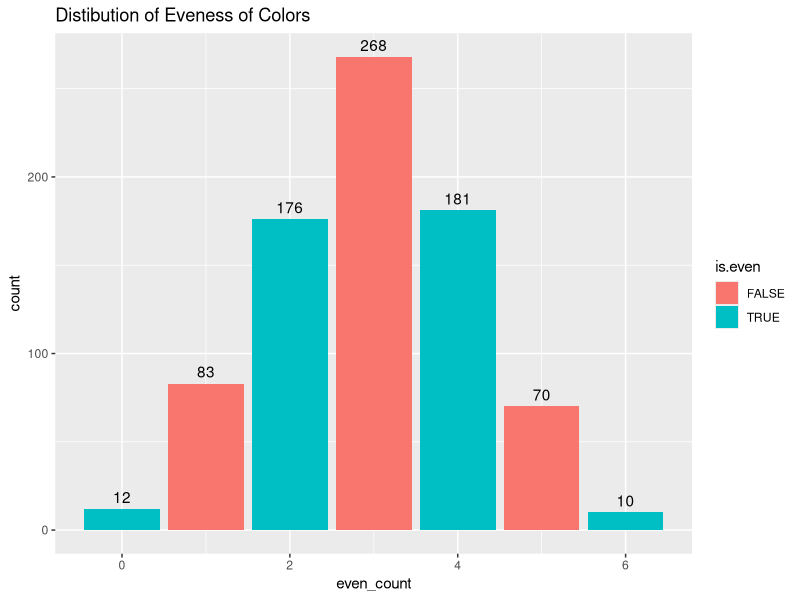
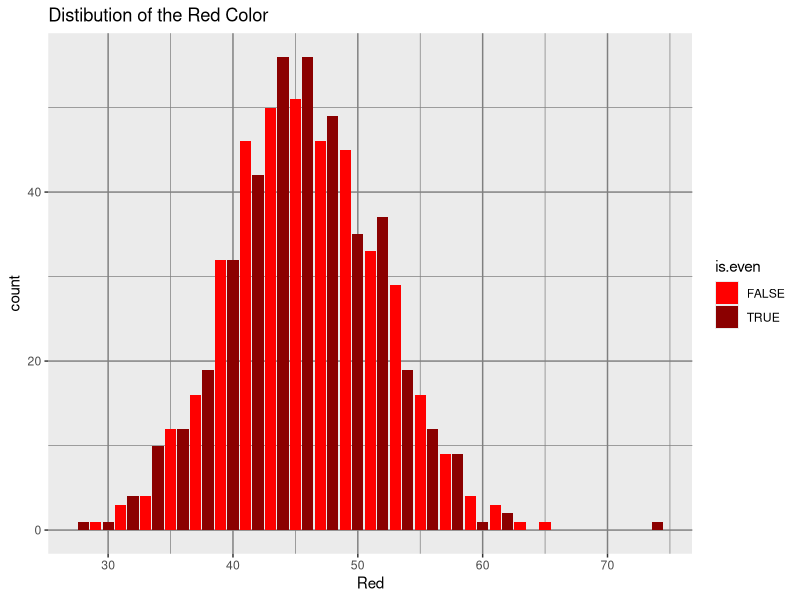
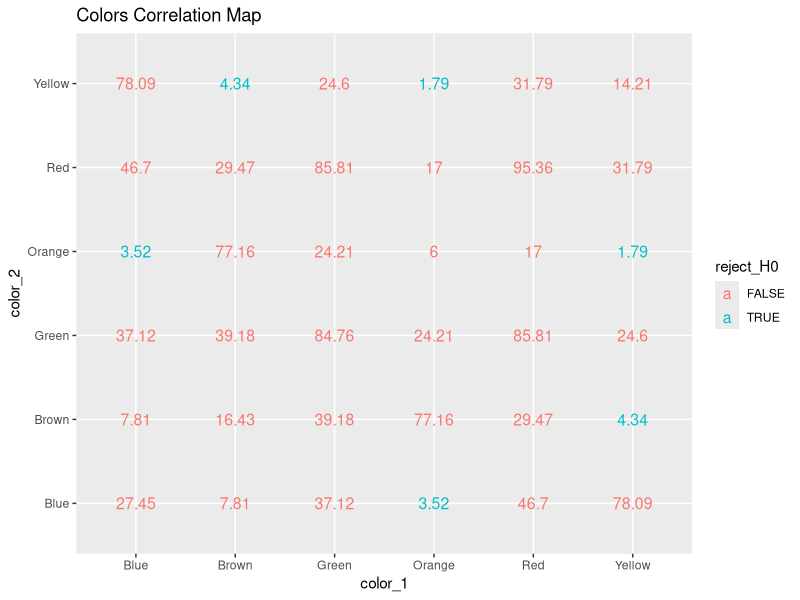
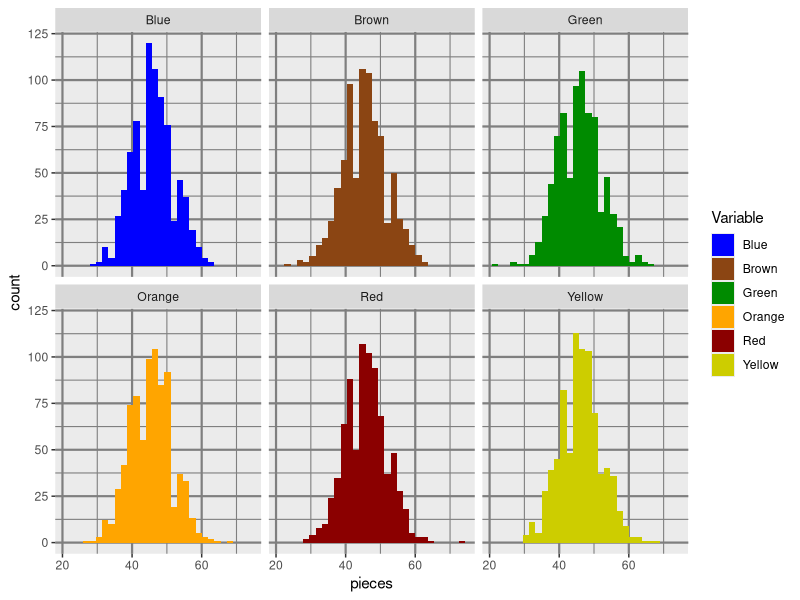
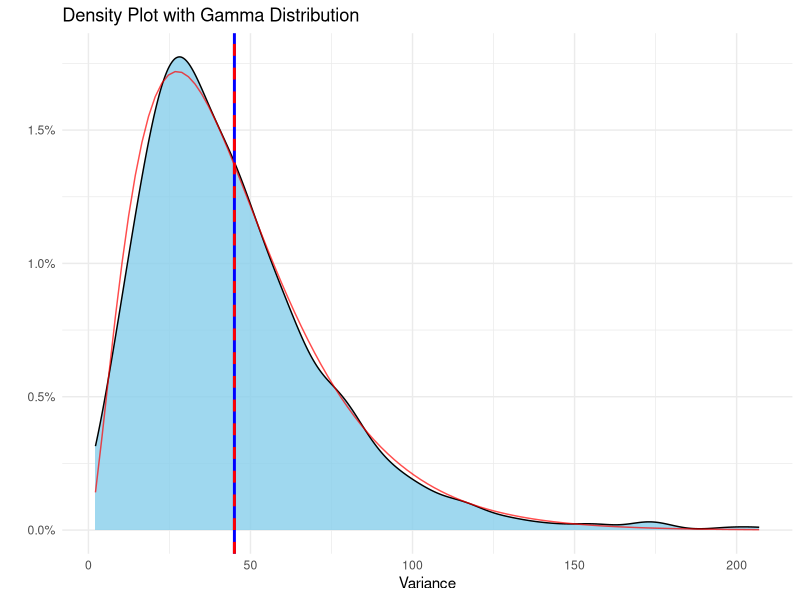
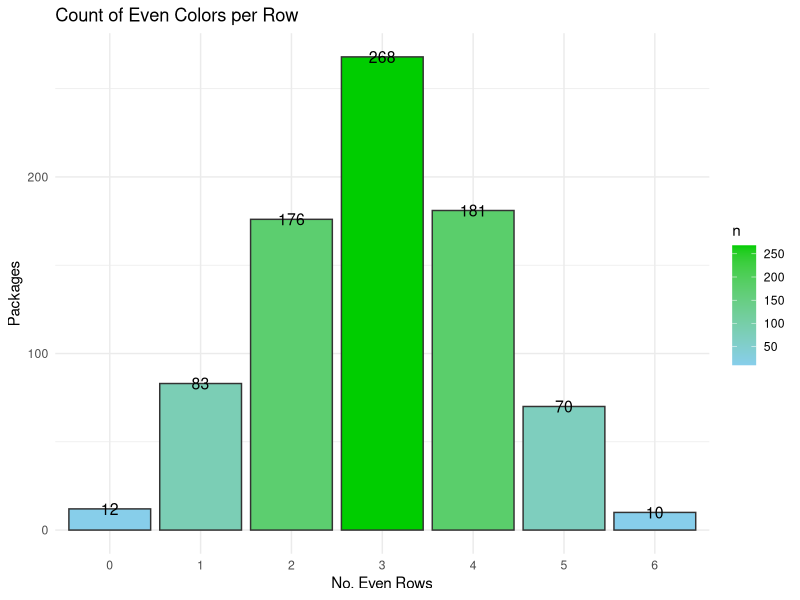
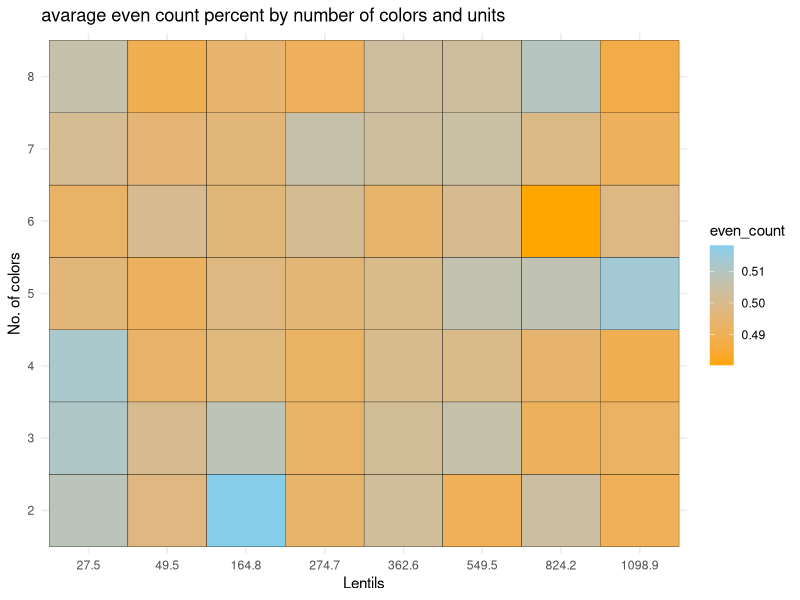
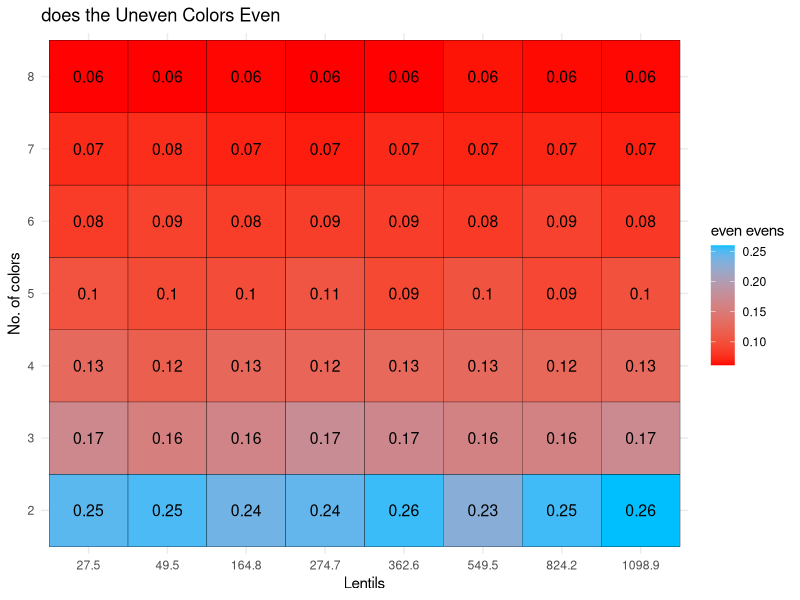

Generate these figures, in order, with R: (Note: a time limit stopped this script after it produced the figures.)
## ---- chunk 1
library(tidyverse)
library(MASS) #calculate distribution parameters
library(scales)
## ---- chunk 2
#parameters
n<- 800            #numbers of bags per sample
n_color<- 6         #unique colors of M&M
gram<- 0.91         #weight of one M&M
bag_g<- 250         #common weight of M&M package
n_unit<- bag_g/gram #M&M per packagenm,
av_per_color= n_unit/n_color
paste0("The avarage number of lentils per color is ", round(av_per_color,2))
## ---- chunk 3
Create_bag<- function(x,tx) #create bag using sample vector
  {
  x<- floor(x)+sample(0:1,1)
  res<- matrix(nrow = 1, ncol = tx)
  colnames(res)<- 1:tx
  S_res<- sample(tx,x,replace = T)
  while(sum(table(S_res)>x))
  {S_res<- S_res[-1]}
  for (i in 1:tx) {
    res[,i] <- sum(S_res==i)
    }
  res}

sample_MnM<-function(n,x_units,t_colors) #create n bag using sample vector
  {
  res<- matrix(nrow = n, ncol = t_colors)
  for (i in 1:n)
    {res[i,]<- Create_bag(x= x_units,tx=t_colors)}
  res}
## ---- chunk 4
#example
print("One bag of 100:")
Create_bag(100,6)
print("3 bags of 100:")
sample_MnM(3,100,6) %>% 
   `colnames<-`(c(1:6)) %>% 
   `rownames<-`(c("Bag_1","Bag_2","Bag_3")) %>% 
   `colnames<-`(c("Red","Blue","Green", "Orange", "Yellow", "Brown"))
## ---- chunk 5
MnM_sample<- sample_MnM(n,n_unit,n_color) %>% 
     `colnames<-`(c("Red","Blue","Green", "Orange", "Yellow", "Brown"))

MnM_sample<-
  MnM_sample %>% as_data_frame() %>% 
  mutate(even_count= rowSums(across(everything()  , ~ .x %% 2 == 0)), #how many evens colors there are
         even_evens= rowSums(across(c(1:6), ~ .x %% 2 == 1)) %% 2 ==0, #are the uneven colors even
         low_col=    rowSums(across(c(1:6), ~ .x <= 0.66*av_per_color)),
         Variance=    apply(across(c(1:6)), 1, var), #var of candy per color/ type
         min=        apply(across(c(1:6)),1,FUN = min), # lowest value in color
         all_even=   rowSums(across(c(1:n_color)  , ~ .x %% 2 == 0))== n_color)


MnM_sample %>% head(6)

## ---- chunk 6
print("summary of all colors Distibution:")  #summary of all colors

rbind(
MnM_sample$Red %>% summary(),
MnM_sample$Blue %>% summary(),
MnM_sample$Green %>% summary(),
MnM_sample$Orange %>% summary(),
MnM_sample$Yellow %>% summary(),
MnM_sample$Brown %>% summary()
) %>% as.data.frame() %>% cbind(sapply(MnM_sample[,1:6],var,na.rm=1)) %>% 
  rename("Var" ="sapply(MnM_sample[, 1:6], var, na.rm = 1)")

MnM_sample %>%
  mutate(is.even = even_count %%2 ==0) %>% 
  ggplot(aes(x= even_count, fill= is.even))+
  geom_bar()+
    geom_text(
    stat = "count",
    aes(label = ..count..),vjust = -0.5
  )+labs(title="Distibution of Eveness of Colors")

MnM_sample %>%
  mutate(is.even = Red %%2 ==0) %>% 
  ggplot(aes(x= Red, fill= is.even))+
  scale_fill_manual(values = c("red", "red4"))+
  geom_bar()+labs(title="Distibution of the Red Color")+
  theme(panel.grid = element_line(color = "gray50"))
## ---- chunk 7
#test mu is av_per_color
check_mean_hypothesis <- function(data, column_name, X)
  {
  test_result <- t.test(data[[column_name]], mu = X)
  test_result$p.value
}

columns_to_test <- colnames(MnM_sample[,1:6])
test_results <- sapply(columns_to_test, function(col) {
  check_mean_hypothesis(MnM_sample, col, av_per_color)
})

percent(test_results)
## ---- chunk 8
check_mean_hypothesis <- function(data, column_name, X) {
  t.test(data[[column_name]], mu = X)$p.value}

check_two_sample_t_test <- function(data, col1, col2) {
  t.test(data[[col1]], data[[col2]])$p.value}

columns_to_test <- colnames(MnM_sample[,1:6])
num_cols <- length(columns_to_test)
p_value_matrix <- matrix(NA, nrow = num_cols, ncol = num_cols, dimnames = list(columns_to_test, columns_to_test))
for (i in 1:num_cols) {
  for (j in 1:num_cols) {
    if (i == j) { #diagonal test of mu
      p_value_matrix[i, j] <- check_mean_hypothesis(MnM_sample, columns_to_test[i], av_per_color)
    } else { # 2 sample t.test
      p_value_matrix[i, j] <- check_two_sample_t_test(MnM_sample, columns_to_test[i], columns_to_test[j])
    }
  }
}

round(as.data.frame(p_value_matrix),4) %>%
  mutate(color_1= rownames(p_value_matrix)) %>% 
  pivot_longer(cols = 1:6, names_to = "color_2", values_to = "t_test") %>% 
  mutate(reject_H0 = t_test<= 0.05) %>% 
  ggplot(aes(x= color_1, y= color_2))+
  geom_text(aes(label = t_test * 100,, color = reject_H0), size = 4)+
  labs(title="Colors Correlation Map")
## ---- chunk 9
MnM_sample %>%
    pivot_longer(cols = 1:6, names_to = "Variable", values_to = "pieces") %>%
    ggplot(aes(fill=Variable ,x= pieces))+
  geom_histogram(position = "identity")+
    scale_fill_manual(values = c("blue", "chocolate4","green4", "orange","red4", "yellow3"))+
  theme(panel.grid = element_line(color = "grey50",
                                  size = 0.75))+facet_wrap(~Variable)
## ---- chunk 10
gamma_params <- fitdistr(MnM_sample$Variance, "gamma")$estimate
paste0("The parameters of the gamma shaped variance is shape ", round(gamma_params[1],3)," and rate ", round(gamma_params[2],3) )
shape_est <- gamma_params["shape"]
scale_est <- 1 / gamma_params["rate"] #using Scale= 1/Rate

MnM_sample %>% #plot density
  ggplot(aes(x = Variance)) +
  geom_density(fill= "skyblue", alpha= 0.8) +
  geom_vline(xintercept = mean(MnM_sample$Variance), color = "blue", size=1) +
  geom_vline(xintercept = scale_est*shape_est, color = "red", linetype = "dashed", size=1) +
  stat_function(fun = dgamma, args = list(shape = shape_est, scale = scale_est), 
                color = "red", alpha= 0.7) +
  labs(title = "Density Plot with Gamma Distribution",
       x = "Variance",
       y = "") +
  scale_y_continuous(label=scales::label_percent(.1)) + 
  theme_minimal()
## ---- chunk 11
MnM_sample %>%
  select_(1,2,3,4,5,6) %>%
  mutate(count_even = rowSums(across(1:n_color, ~ .x %% 2 == 0))) %>%
  count(count_even) %>%
  ggplot(aes(x = factor(count_even), y = n, fill = n)) +  # make x categorical
  geom_bar(stat = "identity", color= "grey20") +
  scale_fill_gradient(low = "skyblue", high = "green3") +
  labs(
    title = "Count of Even Colors per Row",
    x = "No. Even Rows",
    y = "Packages"
  )+
    geom_text(aes(label = n), color = "black", size = 4)+
  theme_minimal()
## ---- chunk 12
mega_snack<- function(nn,n_unit,n_color)
  {
  m_sample<- length(n_unit)*length(n_color)
  nul_mat= matrix(nrow = m_sample, ncol = 6)
  res<- cbind(rep(n_unit,length(n_color)),
              sort(rep(n_color,length(n_unit))),
              nul_mat)
    colnames(res)<- c("n_unit", "n_color", "even_count", "even_evens",
                    "var_col","all_even","low_color","smallest_col")
    for (i in 1:(dim(res)[1]))
  {
    low_color<- 0.666*res[i,1]/(res[i,2])
    small_sample<- sample_MnM(nn,res[i,1],res[i,2])%>%
      as_data_frame() %>% 
      mutate(even_count= rowSums(across(everything()  , ~ .x %% 2 == 0))/res[i,2],
             #how many evens colors there are
             even_evens= (rowSums(across(c(1:n_color)  , ~ .x %% 2 == 1)) %% 2 ==0)/res[i,2],
             #are the uneven colors even
             var_col=     apply(across(c(1:n_color)), 1, var),
             #var of candy per color/ type
             smallest_col=apply(across(c(1:n_color)), 1, min),
             #lowest value in color
             #all_even=    rowSums(across(c(1:n_color), ~ .x %% 2 == 0)) >= res[i,2],
             all_even=    even_count >= 1,
             low_color=   rowSums(across(c(1:n_color), ~ .x <= low_color ))>=1
            )
    #return(small_sample)
    res[i,3:8]<- c(
      mean(small_sample$even_count),
      mean(small_sample$even_evens),
      mean(small_sample$var_col),
      mean(small_sample$all_even,  na.rm = T),
      mean(small_sample$low_color),
      min(small_sample$smallest_col))
      }

  res %>% as.data.frame()
}
## ---- chunk 13
color_op<- 2:8
grams_op<- c(25,45,150,250,330,500,750,1000)
n_unit_op<- grams_op/gram
nn=800
## ---- chunk 14
mega_snack_1<-
  mega_snack(nn,n_unit_op,color_op) %>%
  mutate(n_unit= round(n_unit,1))
mega_snack_1 %>% sample_n(5)
## ---- chunk 15
mega_snack_1 %>%
  ggplot(aes(x = factor((round( n_unit,1) )), y = factor(n_color ), fill = even_count)) +
  geom_tile(color= "black") +
  scale_fill_gradient(low = "orange", high = "skyblue")+
  labs(title = "avarage even count percent by number of colors and units",
       x = "Lentils",
       y = "No. of colors",
       fill = "even_count") +
  guides(colour= "none")+
  theme_minimal()
## ---- chunk 16
mega_snack_1 %>%
  ggplot(aes(x = factor((round( n_unit,1) )), y = factor(n_color ), fill = even_evens )) +
  geom_tile(color= "black") +
  scale_fill_gradient(high = "deepskyblue", low = "red")+
  labs(title = "does the Uneven Colors Even",
       x = "Lentils",
       y = "No. of colors",
       fill = "even evens") +
  geom_text(aes(label = round(even_evens,2)), color = "black", size = 4)+
  theme_minimal()
## ---- chunk 17
Heatmap_all_evens<-
  mega_snack_1 %>%
  ggplot(aes(x = as.factor(round( n_unit,1) ), y = n_color , color = all_even)) +
  geom_point(size = 8 ) +
  scale_color_gradient(low = "yellow", high = "darkolivegreen3")+
  labs(title = "Were all Colors Evens",
       x = "Lentils",
       y = "No. of colors",
       color = "all_even") +
        geom_text(aes(label = sprintf("%.1f%%", all_even * 100)), color = "black", size = 3)+
    guides(size= "none")+
  theme_bw()

ggsave(Heatmap_all_evens, 
       filename = "Heatmap_all_evens.png",
       height = 4, width = 5, units = "in")
  guides(colour= "none")

Heatmap_all_evens
## ---- chunk 18
mega_snack_1 %>%
  ggplot(aes(x = factor(round(n_unit, 1)), y = n_color, fill = low_color))+
  geom_tile(color = "white") +
    geom_text(aes(label = sprintf("%.2f%%", low_color * 100)), color = "black", size = 4)+
  scale_fill_gradient(low = "darkolivegreen3", high = "red3",labels = scales::percent)+
  labs(title = "Chance of Less Than 66% Color in Package",
       x = "Lentils",
       y = "No. of colors",
       fill = "low color")+
  theme_minimal()
## ---- chunk 19
mega_snack_1 %>% 
  select_(1,2,8) %>% 
  mutate(smallest_to_mu= smallest_col*n_color/n_unit) %>%
   ggplot(aes(x = factor(round(n_unit, 1)), y = n_color, fill = smallest_to_mu))+
  geom_tile(color = "white") +
    geom_text(aes(label = sprintf("%.1f%%", smallest_to_mu * 100)), color = "black", size = 4)+
  scale_fill_gradient(low = "red3", high = "darkolivegreen3",labels = scales::percent)+
  labs(title = "Smallest Color as Percent of Expected Value",
       x = "Lentils",
       y = "No. of colors",
       fill = "% of Expected Value")+
  theme_bw()
## ---- chunk 20
mega_snack_open<- function(nn,n_unit,n_color)
  {
  m_sample<- nn*length(n_unit)*length(n_color)
  nul_mat= matrix(nrow = m_sample, ncol = 2)
  res<- cbind(rep(n_unit,nn*length(n_color)),
         sort(rep(n_color,nn*length(n_unit))),
              nul_mat)
  for (i in 1:(dim(res)[1]))
  {
    low_color<- 0.666*res[i,1]/(res[i,2])
    small_sample<- Create_bag(res[i,1],res[i,2])%>%
      as_data_frame() %>% 
      mutate(even_count= rowSums(across(everything()  , ~ .x %% 2 == 0))/res[i,2],
             all_even=   rowSums(across(c(1:n_color)  , ~ .x %% 2 == 0))== res[i,2],
            )
    res[i,3]<- mean(small_sample$even_count)
    res[i,4]<- mean(small_sample$all_even)
      }
  colnames(res)<- c("n_unit", "n_color", "even_count","all_even")
  res %>% as.data.frame()
  }

mega_snack_2<- mega_snack_open(20,n_unit_op,color_op) %>% 
  mutate(color_No2= n_color %%2 == 0) #check if the number of colors is even
lm_color<- lm(mega_snack_2$even_count~ mega_snack_2$n_color +mega_snack_2$n_unit)
lm_color %>% summary()


lm_color_all<- lm(mega_snack_2$all_even~ mega_snack_2$n_color +mega_snack_2$n_unit+ mega_snack_2$color_No2)
lm_color_all %>% summary()
